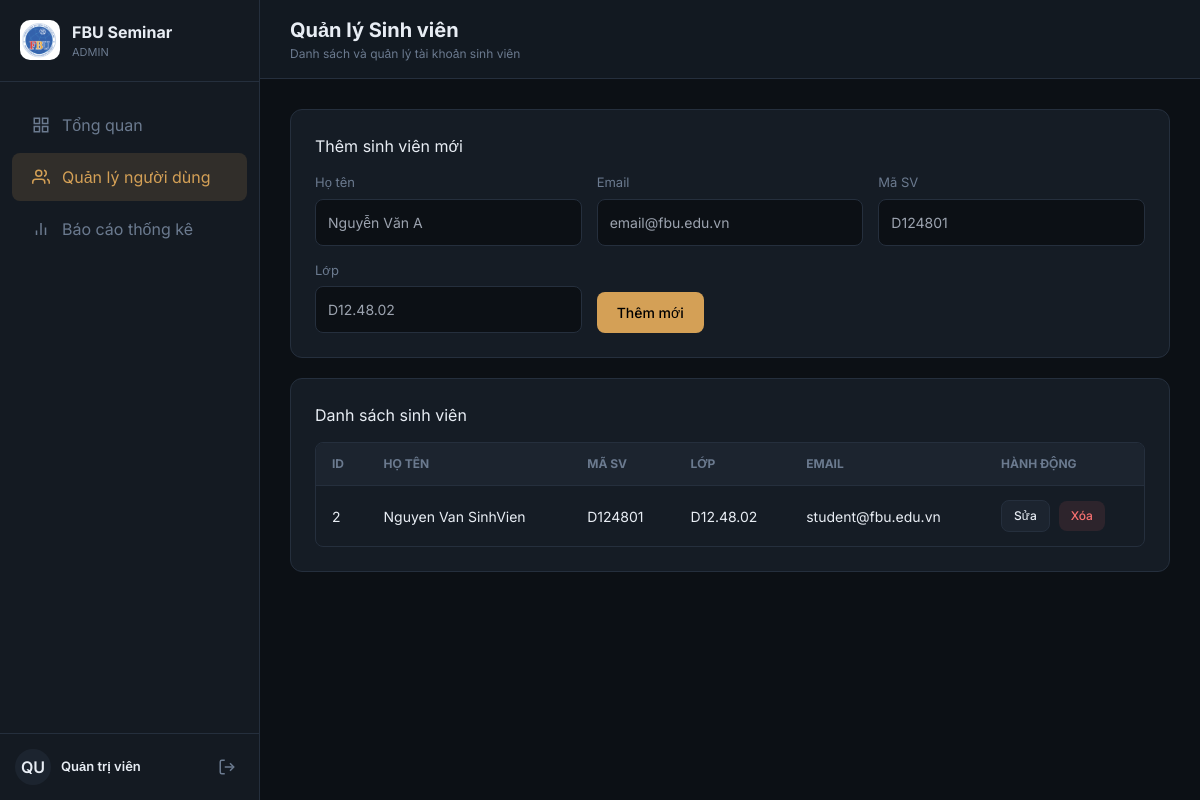
The app's page /admin/manage_students.php (signed in) with its own data.
### tables this page shows
CREATE TABLE `users` (
  `id` int(11) NOT NULL AUTO_INCREMENT,
  `name` varchar(100) NOT NULL,
  `email` varchar(100) NOT NULL,
  `password` varchar(255) NOT NULL,
  `role` enum('student','organizer','admin') NOT NULL DEFAULT 'student',
  `student_code` varchar(20) DEFAULT NULL COMMENT 'Mã sinh viên',
  `class` varchar(50) DEFAULT NULL COMMENT 'Lớp',
  `faculty` varchar(100) DEFAULT NULL COMMENT 'Khoa',
  `phone` varchar(20) DEFAULT NULL,
  `status` enum('active','inactive') DEFAULT 'active',
  `created_at` timestamp NOT NULL DEFAULT CURRENT_TIMESTAMP,
  PRIMARY KEY (`id`),
  UNIQUE KEY `email` (`email`)
);

### admin/manage_students.php (the view, shortened to what this page needs)
<?php
require '../includes/config.php';
 $students = $conn->query("SELECT * FROM users WHERE role = 'student' ORDER BY id DESC");
include '../includes/header.php';
include '../includes/sidebar.php';
?>
<main class="main-content">
    <header class="glass-panel" style="position: sticky; top: 0; z-index: 40; padding: 15px 30px; display: flex; justify-content: space-between; align-items: center; border-radius: 0; border-left: none; border-top: none; border-right: none;">
        <div>
            <h2 style="font-size: 20px; font-weight: 700;">Quản lý Sinh viên</h2>
            <p style="font-size: 12px; color: var(--fg-muted);">Danh sách và quản lý tài khoản sinh viên</p>
        </div>
    </header>
    <div id="content-area" style="padding: 30px;">
        <div class="card" style="margin-bottom: 20px;">
            <h3 style="margin-bottom: 15px; font-size: 16px;">Thêm sinh viên mới</h3>
            <form method="POST">
                <div style="display: grid; grid-template-columns: repeat(auto-fit, minmax(200px, 1fr)); gap: 15px; align-items: end;">
                    <div class="input-group" style="margin-bottom: 0;">
                        <label>Họ tên</label>
                        <input type="text" name="name" required placeholder="Nguyễn Văn A">
                    </div>
                    <div class="input-group" style="margin-bottom: 0;">
                        <label>Email</label>
                        <input type="email" name="email" required placeholder="email@fbu.edu.vn">
                    </div>
                    <div class="input-group" style="margin-bottom: 0;">
                        <label>Mã SV</label>
                        <input type="text" name="student_code" required placeholder="D124801">
                    </div>
                    <div class="input-group" style="margin-bottom: 0;">
                        <label>Lớp</label>
                        <input type="text" name="class" required placeholder="D12.48.02">
                    </div>
                    <div>
                        <button type="submit" name="add_student" class="btn btn-primary">Thêm mới</button>
                    </div>
                </div>
            </form>
        </div>
        <div class="card">
            <h3 style="margin-bottom: 15px; font-size: 16px;">Danh sách sinh viên</h3>
            <div class="table-container">
                <table>
                    <thead>
                        <tr>
                            <th>ID</th>
                            <th>Họ tên</th>
                            <th>Mã SV</th>
                            <th>Lớp</th>
                            <th>Email</th>
                            <th>Hành động</th>
                        </tr>
                    </thead>
                    <tbody>
                        <?php
                        if($students->num_rows > 0) {
                            while($row = $students->fetch_assoc()):
                        ?>
                        <tr>
                            <td><?php echo $row['id']; ?></td>
                            <td><?php echo htmlspecialchars($row['name']); ?></td>
                            <td><?php echo htmlspecialchars($row['student_code']); ?></td>
                            <td><?php echo htmlspecialchars($row['class']); ?></td>
                            <td><?php echo htmlspecialchars($row['email']); ?></td>
                            <td>
                                <a href="edit_user.php?id=<?php echo $row['id']; ?>"
                                   class="btn btn-secondary"
                                   style="padding: 6px 12px; font-size: 12px; margin-right: 5px;">
                                    Sửa
                                </a>
                                <a href="?delete=<?php echo $row['id']; ?>"
                                   class="btn btn-danger"
                                   style="padding: 6px 12px; font-size: 12px;"
                                   onclick="return confirm('Bạn có chắc muốn xóa?')">
                                    Xóa
                                </a>
                            </td>
                        </tr>
                        <?php
                            endwhile;
                        } else {
                            echo "<tr><td colspan='6' style='text-align: center; color: var(--fg-muted);'>Không có dữ liệu</td></tr>";
                        }
                        ?>
                    </tbody>
                </table>
            </div>
        </div>
    </div>
</main>
<?php
include '../includes/footer.php';
?>

### includes/header.php (style rules this page uses)
:root { --bg: #0c1015; --bg-secondary: #141a22; --bg-tertiary: #1c242f; --fg: #e8edf4; --fg-muted: #6b7a8f; --accent: #d4a056; --accent-hover: #e5b367; --card: #151c25; --border: #252f3d; --success: #34d399; --danger: #f87171; --warning: #fbbf24; --info: #60a5fa; }
* { margin: 0; padding: 0; box-sizing: border-box; }
body { font-family: 'Inter', sans-serif; background: var(--bg); color: var(--fg); min-height: 100vh; overflow-x: hidden; }
.glass-panel { background: rgba(21, 28, 37, 0.8); backdrop-filter: blur(12px); border: 1px solid var(--border); }
.main-content { margin-left: 260px; min-height: 100vh; transition: margin 0.3s; background: var(--bg); }
.card { background: var(--card); border: 1px solid var(--border); border-radius: 12px; padding: 1.5rem; margin-bottom: 1.5rem; }
.btn { display: inline-flex; align-items: center; justify-content: center; gap: 8px; padding: 10px 20px; border-radius: 8px; font-weight: 500; cursor: pointer; border: none; transition: all 0.2s; font-size: 14px; text-decoration: none; }
.btn-primary { background: var(--accent); color: #000; }
.btn-secondary { background: var(--bg-tertiary); color: var(--fg); border: 1px solid var(--border); }
.btn-danger { background: rgba(248, 113, 113, 0.1); color: var(--danger); }
.input-group { margin-bottom: 1rem; }
.input-group label { display: block; font-size: 13px; color: var(--fg-muted); margin-bottom: 6px; }
.input-group input, .input-group select, .input-group textarea { width: 100%; padding: 12px; background: var(--bg); border: 1px solid var(--border); border-radius: 8px; color: var(--fg); font-size: 14px; }
.table-container { overflow-x: auto; border: 1px solid var(--border); border-radius: 8px; }
table { width: 100%; border-collapse: collapse; }
th { background: var(--bg-tertiary); padding: 12px 16px; text-align: left; font-size: 12px; color: var(--fg-muted); text-transform: uppercase; }
td { padding: 14px 16px; border-top: 1px solid var(--border); font-size: 14px; }

### records on screen
users: id "2", name "Nguyen Van SinhVien", student_code "D124801", class "D12.48.02", email "student@fbu.edu.vn"

### other values on screen
$role "ADMIN"
$item['label'] "Tổng quan"
$item['label'] "Quản lý người dùng"
$item['label'] "Báo cáo thống kê"
$avatar "QU"
$name "Quản trị viên"
